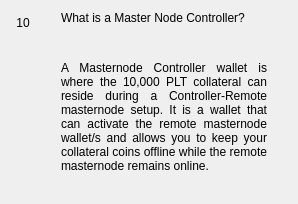
                  <widget class="QWidget" name="widgetFaq10" native="true">
                   <layout class="QHBoxLayout" name="horizontalpage_10" stretch="0,1">
                    <item alignment="Qt::AlignTop">
                     <widget class="QLabel" name="labelNumber10">
                      <property name="minimumSize">
                       <size>
                        <width>24</width>
                        <height>24</height>
                       </size>
                      </property>
                      <property name="maximumSize">
                       <size>
                        <width>16777215</width>
                        <height>24</height>
                       </size>
                      </property>
                      <property name="text">
                       <string>10</string>
                      </property>
                      <property name="alignment">
                       <set>Qt::AlignCenter</set>
                      </property>
                     </widget>
                    </item>
                    <item>
                     <layout class="QVBoxLayout" name="verticalLayoutpage_10">
                      <property name="leftMargin">
                       <number>20</number>
                      </property>
                      <property name="rightMargin">
                       <number>20</number>
                      </property>
                      <item>
                       <widget class="QLabel" name="labelSubtitle10">
                        <property name="text">
                         <string>What is a Master Node Controller?</string>
                        </property>
                        <property name="wordWrap">
                         <bool>true</bool>
                        </property>
                       </widget>
                      </item>
                      <item>
                       <spacer name="verticalSpacer_100">
                        <property name="orientation">
                         <enum>Qt::Vertical</enum>
                        </property>
                        <property name="sizeType">
                         <enum>QSizePolicy::Fixed</enum>
                        </property>
                        <property name="sizeHint" stdset="0">
                         <size>
                          <width>20</width>
                          <height>30</height>
                         </size>
                        </property>
                       </spacer>
                      </item>
                      <item>
                       <widget class="QLabel" name="labelContent10">
                        <property name="text">
                         <string>&lt;html&gt;&lt;head/&gt;&lt;body&gt;&lt;p align=&quot;justify&quot;&gt;A Masternode Controller wallet is where the 10,000 PLT collateral can reside during a Controller-Remote masternode setup. It is a wallet that can activate the remote masternode wallet/s and allows you to keep your collateral coins offline while the remote masternode remains online. &lt;/p&gt;&lt;/body&gt;&lt;/html&gt;</string>
                        </property>
                        <property name="alignment">
                         <set>Qt::AlignLeading|Qt::AlignLeft|Qt::AlignTop</set>
                        </property>
                        <property name="wordWrap">
                         <bool>true</bool>
                        </property>
                       </widget>
                      </item>
                      <item>
                       <spacer name="verticalSpacer_92">
                        <property name="orientation">
                         <enum>Qt::Vertical</enum>
                        </property>
                        <property name="sizeHint" stdset="0">
                         <size>
                          <width>20</width>
                          <height>20</height>
                         </size>
                        </property>
                       </spacer>
                      </item>
                     </layout>
                    </item>
                   </layout>
                  </widget>
